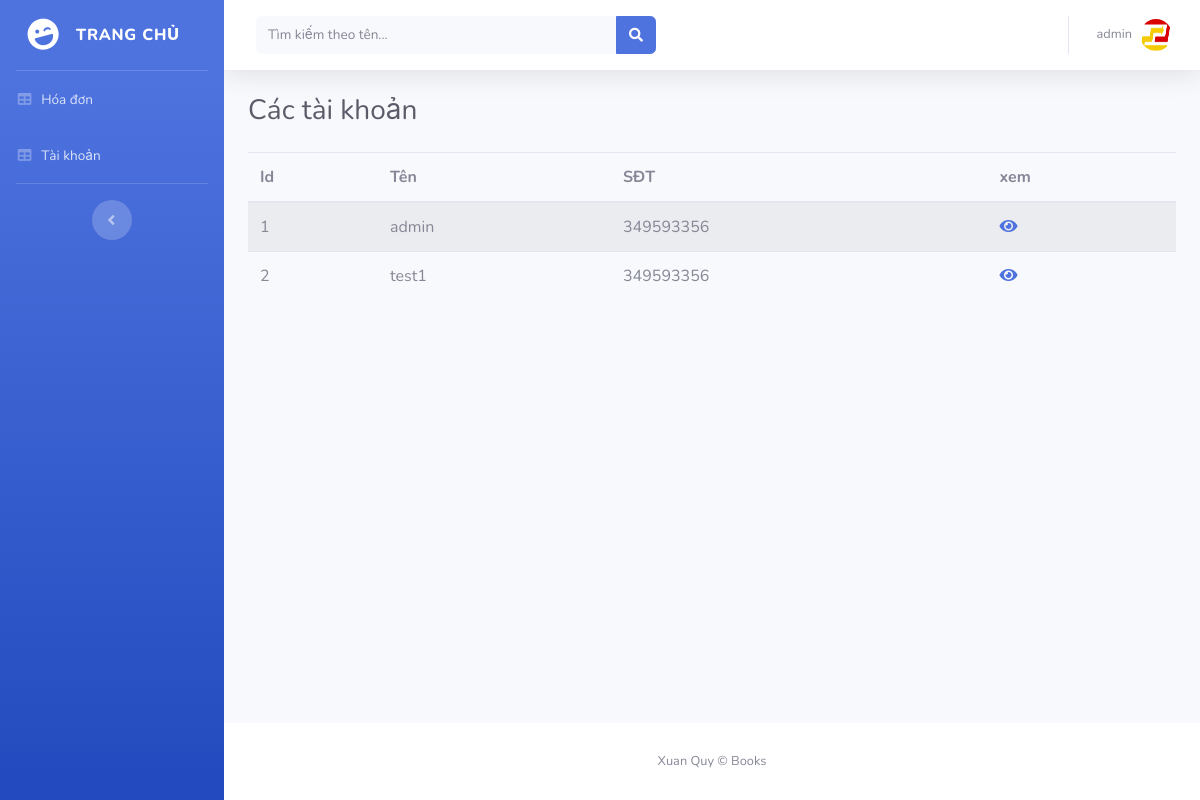
The page /user/user.php (signed in) on the database its author committed.
### tables this page shows
CREATE TABLE `employee` (
  `id` int(11) NOT NULL,
  `username` varchar(200) NOT NULL,
  `password` varchar(200) NOT NULL,
  `name` varchar(200) NOT NULL,
  `dob` date NOT NULL,
  `phonenumber` int(20) NOT NULL,
  `email` varchar(30) NOT NULL
);

### user/user.php (the view, shortened to what this page needs)
<?php
if (isset($_SESSION['userid']) && isset($_SESSION['username'])) {
?>
<!DOCTYPE html>
<html lang="en">
<head>
  <link href="vendor/fontawesome-free/css/all.min.css" rel="stylesheet" type="text/css">
  <link href="css/sb-admin-2.min.css" rel="stylesheet">
</head>
<body id="page-top">
  <div id="wrapper">
    <?php include("include/menu.php"); ?>
    <div id="content-wrapper" class="d-flex flex-column">
      <div id="content">
        <nav class="navbar navbar-expand navbar-light bg-white topbar mb-4 static-top shadow">
          <form class="d-none d-sm-inline-block form-inline mr-auto ml-md-3 my-2 my-md-0 mw-100 navbar-search">
            <div class="input-group">
              <input type="text" class="form-control bg-light border-0 small" placeholder="Tìm kiếm theo tên..." name="var" aria-label="Search" aria-describedby="basic-addon2" value="<?php if(isset($_GET['var'])) {echo $_GET['var'];} ?>">
              <div class="input-group-append">
                <button class="btn btn-primary" type="submit">
                  <i class="fas fa-search fa-sm"></i>
                </button>
              </div>
            </div>
          </form>
          <ul class="navbar-nav ml-auto">
            <li class="nav-item dropdown no-arrow">
              <a class="nav-link dropdown-toggle" href="#" id="userDropdown" role="button" data-toggle="dropdown" aria-haspopup="true" aria-expanded="false">
                <span class="mr-2 d-none d-lg-inline text-gray-600 small"><?php echo $_SESSION['username']; ?></span>
                <img class="img-profile rounded-circle" src="logo/title.png">
              </a>
            </li>
          </ul>
        </nav>
        <div class="container-fluid">
          <h1 class="h3 mb-4 text-gray-800">Các tài khoản</h1>
          <table class="table table-striped">
    <thead>
      <tr>
        <th>Id</th>
        <th>Tên</th>
        <th>SĐT</th>
        <th>xem</th>
      </tr>
    </thead>
    <tbody>
      <?php
      $con=mysqli_connect("localhost","root","","pam");
      if(isset($_GET['var']) && ($_GET['var']) !='')
      {
        $sel = 'select * from employee where name like "%'.$_GET['var'].'%"';
      }
      else
      {
        $sel = 'select * from employee';
      }
      $ms=$con->query($sel);
     while($row=$ms->fetch_assoc()){
    ?>
      <tr>
          <td><?php echo $row['id']; ?></td>
          <td><?php echo $row['name']; ?></td>
          <td><?php echo $row['phonenumber']; ?></td>
           <td><a href="readuser.php?id=<?php echo $row['id']; ?>"><i class="fas fa-eye"></a></td>
      </tr>
    <?php  } ?>
    </tbody>
  </table>
        </div>
      </div>
      <footer class="sticky-footer bg-white">
        <div class="container my-auto">
          <div class="copyright text-center my-auto">
            <span>Xuan Quy &copy; Books </span>
          </div>
        </div>
      </footer>
    </div>
  </div>
</body>
</html>
<?php
}else{
     header("Location: index.php");
     exit();
}
 ?>

### rows shown on the page
employee: id "1", name "admin", phonenumber "349593356"
employee: id "2", name "test1", phonenumber "349593356"

### other values the page prints
$_SESSION['username'] "admin"
